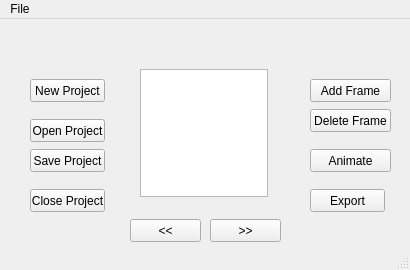
<?xml version="1.0" encoding="UTF-8"?>
<ui version="4.0">
 <class>MainWindow</class>
 <widget class="QMainWindow" name="MainWindow">
  <property name="geometry">
   <rect>
    <x>0</x>
    <y>0</y>
    <width>410</width>
    <height>270</height>
   </rect>
  </property>
  <property name="minimumSize">
   <size>
    <width>410</width>
    <height>270</height>
   </size>
  </property>
  <property name="maximumSize">
   <size>
    <width>410</width>
    <height>270</height>
   </size>
  </property>
  <property name="windowTitle">
   <string>MainWindow</string>
  </property>
  <widget class="QWidget" name="centralWidget">
   <widget class="QPushButton" name="btn_AddFrame">
    <property name="geometry">
     <rect>
      <x>310</x>
      <y>60</y>
      <width>81</width>
      <height>23</height>
     </rect>
    </property>
    <property name="text">
     <string>Add Frame</string>
    </property>
   </widget>
   <widget class="QPushButton" name="btn_NewProject">
    <property name="geometry">
     <rect>
      <x>30</x>
      <y>60</y>
      <width>75</width>
      <height>23</height>
     </rect>
    </property>
    <property name="text">
     <string>New Project</string>
    </property>
   </widget>
   <widget class="QPushButton" name="btn_SaveProject">
    <property name="geometry">
     <rect>
      <x>30</x>
      <y>130</y>
      <width>75</width>
      <height>23</height>
     </rect>
    </property>
    <property name="text">
     <string>Save Project</string>
    </property>
   </widget>
   <widget class="QPushButton" name="btn_OpenProject">
    <property name="geometry">
     <rect>
      <x>30</x>
      <y>100</y>
      <width>75</width>
      <height>23</height>
     </rect>
    </property>
    <property name="text">
     <string>Open Project</string>
    </property>
   </widget>
   <widget class="QPushButton" name="btn_CloseProject">
    <property name="geometry">
     <rect>
      <x>30</x>
      <y>170</y>
      <width>75</width>
      <height>23</height>
     </rect>
    </property>
    <property name="text">
     <string>Close Project</string>
    </property>
   </widget>
   <widget class="QPushButton" name="btn_DeleteFrame">
    <property name="geometry">
     <rect>
      <x>310</x>
      <y>90</y>
      <width>81</width>
      <height>23</height>
     </rect>
    </property>
    <property name="text">
     <string>Delete Frame</string>
    </property>
   </widget>
   <widget class="QPushButton" name="btn_Left">
    <property name="geometry">
     <rect>
      <x>130</x>
      <y>200</y>
      <width>71</width>
      <height>23</height>
     </rect>
    </property>
    <property name="text">
     <string>&lt;&lt;</string>
    </property>
   </widget>
   <widget class="QPushButton" name="btn_Right">
    <property name="geometry">
     <rect>
      <x>210</x>
      <y>200</y>
      <width>71</width>
      <height>23</height>
     </rect>
    </property>
    <property name="text">
     <string>&gt;&gt;</string>
    </property>
   </widget>
   <widget class="QGraphicsView" name="gv_Canvas">
    <property name="enabled">
     <bool>true</bool>
    </property>
    <property name="geometry">
     <rect>
      <x>140</x>
      <y>50</y>
      <width>128</width>
      <height>128</height>
     </rect>
    </property>
    <property name="sizePolicy">
     <sizepolicy hsizetype="Fixed" vsizetype="Fixed">
      <horstretch>80</horstretch>
      <verstretch>80</verstretch>
     </sizepolicy>
    </property>
    <property name="minimumSize">
     <size>
      <width>128</width>
      <height>128</height>
     </size>
    </property>
    <property name="maximumSize">
     <size>
      <width>128</width>
      <height>128</height>
     </size>
    </property>
    <property name="acceptDrops">
     <bool>true</bool>
    </property>
    <property name="frameShape">
     <enum>QFrame::StyledPanel</enum>
    </property>
   </widget>
   <widget class="QPushButton" name="btn_Animate">
    <property name="geometry">
     <rect>
      <x>310</x>
      <y>130</y>
      <width>81</width>
      <height>23</height>
     </rect>
    </property>
    <property name="text">
     <string>Animate</string>
    </property>
   </widget>
   <widget class="QPushButton" name="btn_Export">
    <property name="geometry">
     <rect>
      <x>310</x>
      <y>170</y>
      <width>75</width>
      <height>23</height>
     </rect>
    </property>
    <property name="text">
     <string>Export</string>
    </property>
   </widget>
  </widget>
  <widget class="QMenuBar" name="menuBar">
   <property name="geometry">
    <rect>
     <x>0</x>
     <y>0</y>
     <width>410</width>
     <height>21</height>
    </rect>
   </property>
   <widget class="QMenu" name="menuSpriteTool">
    <property name="title">
     <string>File</string>
    </property>
    <addaction name="actionNewProject"/>
    <addaction name="actionOpenProject"/>
    <addaction name="actionSaveProject"/>
    <addaction name="separator"/>
    <addaction name="actionExit"/>
   </widget>
   <addaction name="menuSpriteTool"/>
  </widget>
  <widget class="QStatusBar" name="statusBar"/>
  <action name="actionNewProject">
   <property name="text">
    <string>&amp;New Project</string>
   </property>
   <property name="shortcut">
    <string>Ctrl+N</string>
   </property>
  </action>
  <action name="actionOpenProject">
   <property name="text">
    <string>&amp;Open Project</string>
   </property>
   <property name="shortcut">
    <string>Ctrl+O</string>
   </property>
  </action>
  <action name="actionSaveProject">
   <property name="text">
    <string>&amp;Save Project</string>
   </property>
   <property name="shortcut">
    <string>Ctrl+S</string>
   </property>
  </action>
  <action name="actionExit">
   <property name="text">
    <string>Exit</string>
   </property>
  </action>
 </widget>
 <layoutdefault spacing="6" margin="11"/>
 <resources/>
 <connections/>
</ui>
